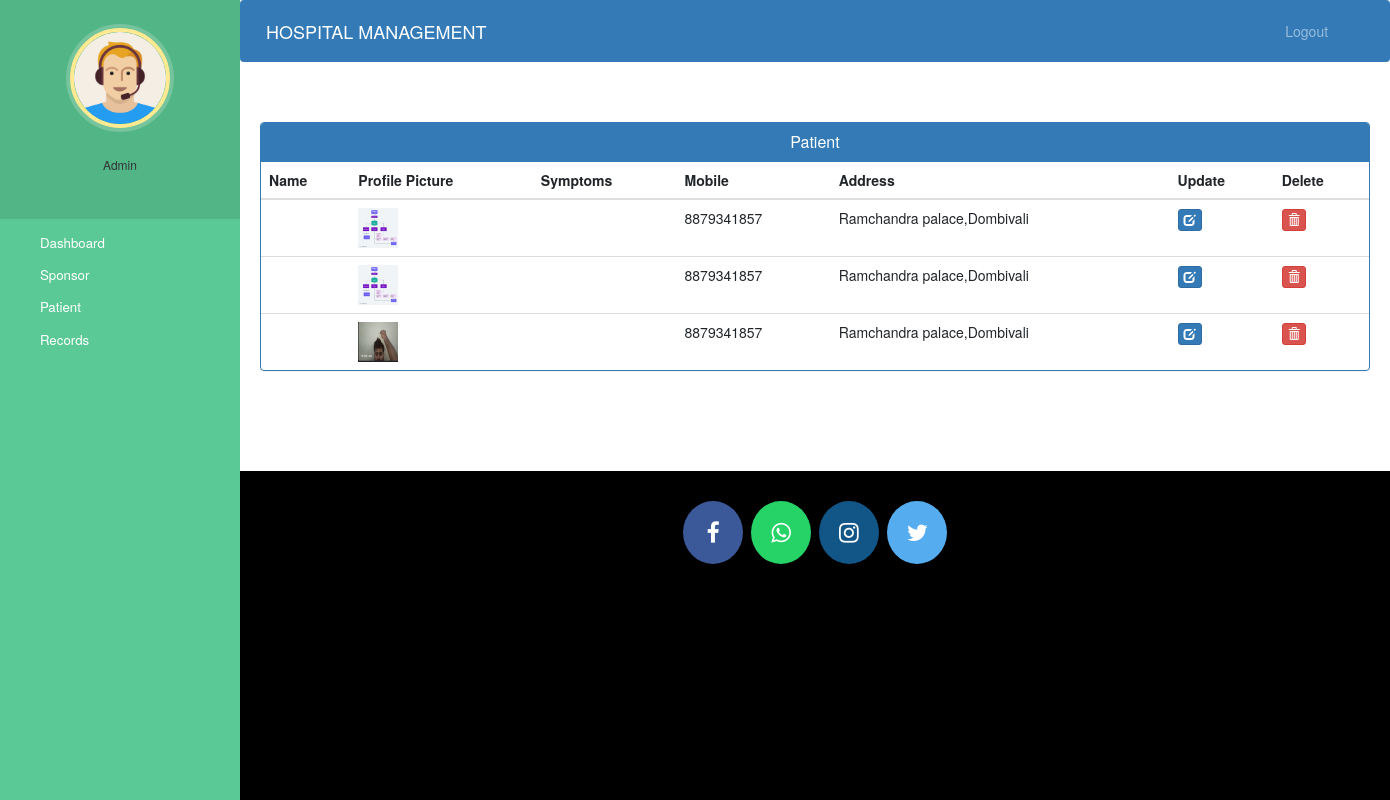
The page /admin-view-patient (signed in) on the database its author committed.
### hospital/models.py (models this page shows, shortened)
class Patient(models.Model):
    user = models.OneToOneField(User, on_delete=models.CASCADE)  # For username, password, email
    profile_pic = models.ImageField(upload_to='profile_pic/PatientProfilePic/', null=True, blank=True)
    address = models.CharField(max_length=255)  # Increased max length for full address
    mobile = models.CharField(max_length=15, null=False)
    disease = models.CharField(max_length=100, null=False)
    hospital = models.CharField(max_length=100, null=False)
    medical_expense = models.DecimalField(max_digits=10, decimal_places=2)  # Expense to be sponsored
    income = models.DecimalField(max_digits=10, decimal_places=2)  # Annual income for eligibility check
    proof_of_poverty = models.FileField(upload_to='proof_of_poverty/', null=False)  # Upload proof
    prescription = models.FileField(upload_to='prescriptions/', null=True, blank=True)  # Optional
    bill = models.FileField(upload_to='bills/', null=True, blank=True)  # Optional
    status = models.BooleanField(default=False)  # Approval status for sponsorship
    admit_date = models.DateField(auto_now_add=True)
    assignedDoctorId = models.PositiveIntegerField(null=True)
    @property
    def get_name(self):
        return self.user.first_name + " " + self.user.last_name

### hospital/views.py (the view)
# urls.py: path('admin-view-patient', views.admin_view_patient_view,name='admin-view-patient'),
@login_required(login_url='adminlogin')
@user_passes_test(is_admin)
def admin_view_patient_view(request):
    patients=models.Patient.objects.all().filter(status=True)
    return render(request,'hospital/admin_view_patient.html',{'patients':patients})

### hospital/views.py (called while the page is built)
def is_admin(user):
    return user.is_superuser

### templates/hospital/admin_view_patient.html (shortened to what this page needs)
{% extends 'hospital/admin_base.html' %}
{% block content %}
{%load static%}
<head>
  <link href="//netdna.bootstrapcdn.com/bootstrap/3.0.0/css/bootstrap.min.css" rel="stylesheet" id="bootstrap-css">
</head>
<div class="container">
  <div class="panel panel-primary">
    <div class="panel-heading">
      <h6 class="panel-title">Patient</h6>
    </div>
    <table class="table table-hover" id="dev-table">
      <thead>
        <tr>
          <th>Name</th>
          <th>Profile Picture</th>
          <th>Symptoms</th>
          <th>Mobile</th>
          <th>Address</th>
          <th>Update</th>
          <th>Delete</th>
        </tr>
      </thead>
      {% for p in patients %}
      <tr>
        <td> {{p.get_name}}</td>
        <td> <img src="{% static p.profile_pic.url %}" alt="Profile Pic" height="40px" width="40px" /></td>
        <td>{{p.symptoms}}</td>
        <td>{{p.mobile}}</td>
        <td>{{p.address}}</td>
        <td><a class="btn btn-primary btn-xs" href="{% url 'update-patient' p.id  %}"><span class="glyphicon glyphicon-edit"></span></a></td>
        <td><a class="btn btn-danger btn-xs" href="{% url 'delete-patient-from-hospital' p.id  %}"><span class="glyphicon glyphicon-trash"></span></a></td>
      </tr>
      {% endfor %}
    </table>
  </div>
</div>
{% endblock content %}

### static/style.css (style rules this page uses)
body { padding-left: 240px; }

### templates/hospital/admin_base.html (style rules this page uses)
a:link { text-decoration: none; }
a { color: white; }
body { padding-left: 240px; }

### templates/hospital/admin_view_patient.html (style rules this page uses)
a:link { text-decoration: none; }
h6 { text-align: center; }

### rows shown on the page
Patient: profile_pic (picture), mobile "8879341857", address "Ramchandra palace,Dombivali"
Patient: profile_pic (picture), mobile "8879341857", address "Ramchandra palace,Dombivali"
Patient: profile_pic (picture), mobile "8879341857", address "Ramchandra palace,Dombivali"
